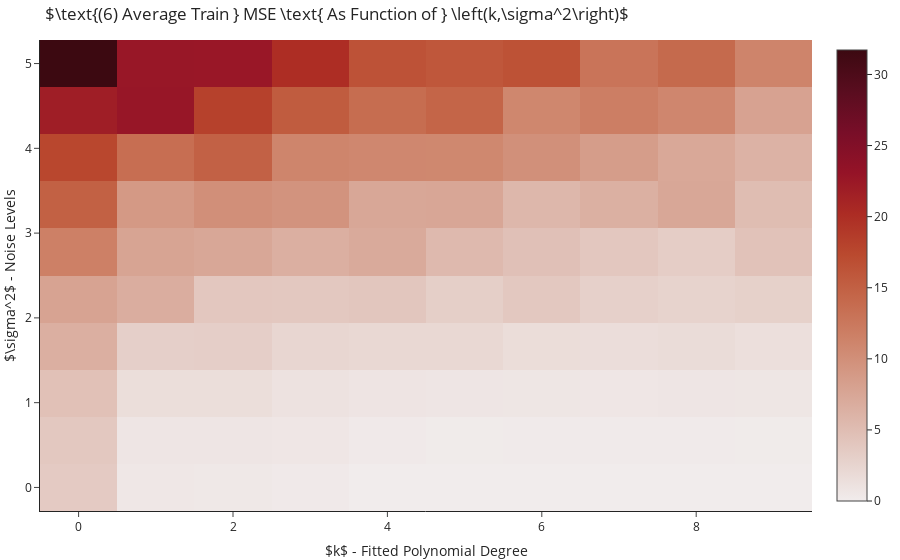

Write notebook code for a chart like this one.
### Markdown cell above
## The Influence Of $k$ And $\sigma^2$ On Error

Lastly, let us check how the error is influenced by both $k$ and $\sigma^2$. For each value of $k$ and $\sigma^2$ we will
add noise drawn from $\mathcal{N}\left(0,\sigma^2\right)$ and then, based on the noisy data, let the learner select an
hypothesis from $\mathcal{H}_{poly}^k$. We repeat the process for each set of $\left(k,\sigma^2\right)$ 10 times and report
the mean MSE value. Results are seen in heatmap below:

### Code cell
from sklearn.model_selection import ParameterGrid

df = []
for setting in ParameterGrid(dict(k=range(10), s=np.linspace(0, 5, 10), repetition=range(10))):
    y = y_ + np.random.normal(scale=setting["s"], size=len(y_))
    y_hat = make_pipeline(PolynomialFeatures(setting["k"]), LinearRegression(fit_intercept=False)).fit(X, y).predict(X)
    
    df.append([setting["k"], setting["s"], np.mean((y-y_hat)**2)])
    
df = pd.DataFrame.from_records(df, columns=["k", "sigma","mse"]).groupby(["k","sigma"]).mean().reset_index()

go.Figure(go.Heatmap(x=df.k, y=df.sigma, z=df.mse, colorscale="amp"),
          layout=go.Layout(title=r"$\text{(6) Average Train } MSE \text{ As Function of } \left(k,\sigma^2\right)$", 
                           xaxis_title=r"$k$ - Fitted Polynomial Degree",
                           yaxis_title=r"$\sigma^2$ - Noise Levels")).show()

### Figure 1 — Plotly figure (JSON) as saved in the notebook; plotly's stock layout.template omitted (floating-point values rounded to 4 significant figures)
{"data": [{"colorscale": [[0, "rgb(241, 236, 236)"], [0.09091, "rgb(230, 209, 203)"], [0.1818, "rgb(221, 182, 170)"], [0.2727, "rgb(213, 156, 137)"], [0.3636, "rgb(205, 129, 103)"], [0.4545, "rgb(196, 102, 73)"], [0.5455, "rgb(186, 74, 47)"], [0.6364, "rgb(172, 44, 36)"], [0.7273, "rgb(149, 19, 39)"], [0.8182, "rgb(120, 14, 40)"], [0.9091, "rgb(89, 13, 31)"], [1, "rgb(60, 9, 17)"]], "type": "heatmap", "x": [0, 0, 0, 0, 0, 0, 0, 0, 0, 0, 1, 1, 1, 1, 1, 1, 1, 1, 1, 1, 2, 2, 2, 2, 2, 2, 2, 2, 2, 2, 3, 3, 3, 3, 3, 3, 3, 3, 3, 3, 4, 4, 4, 4, 4, 4, 4, 4, 4, 4, 5, 5, 5, 5, 5, 5, 5, 5, 5, 5, 6, 6, 6, 6, 6, 6, 6, 6, 6, 6, 7, 7, 7, 7, 7, 7, 7, 7, 7, 7, 8, 8, 8, 8, 8, 8, 8, 8, 8, 8, 9, 9, 9, 9, 9, 9, 9, 9, 9, 9], "y": [0, 0.5556, 1.111, 1.667, 2.222, 2.778, 3.333, 3.889, 4.444, 5, 0, 0.5556, 1.111, 1.667, 2.222, 2.778, 3.333, 3.889, 4.444, 5, 0, 0.5556, 1.111, 1.667, 2.222, 2.778, 3.333, 3.889, 4.444, 5, 0, 0.5556, 1.111, 1.667, 2.222, 2.778, 3.333, 3.889, 4.444, 5, 0, 0.5556, 1.111, 1.667, 2.222, 2.778, 3.333, 3.889, 4.444, 5, 0, 0.5556, 1.111, 1.667, 2.222, 2.778, 3.333, 3.889, 4.444, 5, 0, 0.5556, 1.111, 1.667, 2.222, 2.778, 3.333, 3.889, 4.444, 5, 0, 0.5556, 1.111, 1.667, 2.222, 2.778, 3.333, 3.889, 4.444, 5, 0, 0.5556, 1.111, 1.667, 2.222, 2.778, 3.333, 3.889, 4.444, 5, 0, 0.5556, 1.111, 1.667, 2.222, 2.778, 3.333, 3.889, 4.444, 5], "z": [3.599, 3.825, 4.616, 6.584, 7.827, 11.6, 14.96, 17.6, 21.77, 31.72, 0.5232, 0.728, 1.548, 3.101, 6.719, 7.772, 8.972, 13.54, 22.77, 22.65, 0.42, 0.711, 1.547, 3.158, 3.976, 7.406, 10.01, 14.9, 18.17, 22.6, 0.2829, 0.636, 1.019, 2.402, 3.837, 6.532, 9.571, 11.13, 15.49, 20.07, 3.648e-30, 0.2825, 0.8252, 2.181, 4.014, 7.095, 7.41, 10.89, 13.7, 16.44, 3.505e-30, 0.1495, 0.7028, 2.155, 3.116, 5.396, 7.544, 10.82, 14.54, 15.93, 1.427e-27, 0.1979, 0.6926, 1.641, 3.808, 4.654, 5.71, 9.942, 10.91, 16.48, 2.723e-29, 0.1966, 0.6159, 1.605, 2.95, 3.9, 6.475, 8.539, 11.84, 12.91, 2.212e-26, 0.1799, 0.6962, 1.706, 2.717, 3.34, 7.41, 7.335, 10.95, 14.02, 1.638e-28, 0.1351, 0.6919, 1.418, 2.931, 4.482, 5.044, 6.194, 7.961, 11.17]}], "layout": {"title": {"text": "$\\text{(6) Average Train } MSE \\text{ As Function of } \\left(k,\\sigma^2\\right)$"}, "xaxis": {"title": {"text": "$k$ - Fitted Polynomial Degree"}}, "yaxis": {"title": {"text": "$\\sigma^2$ - Noise Levels"}}}}
